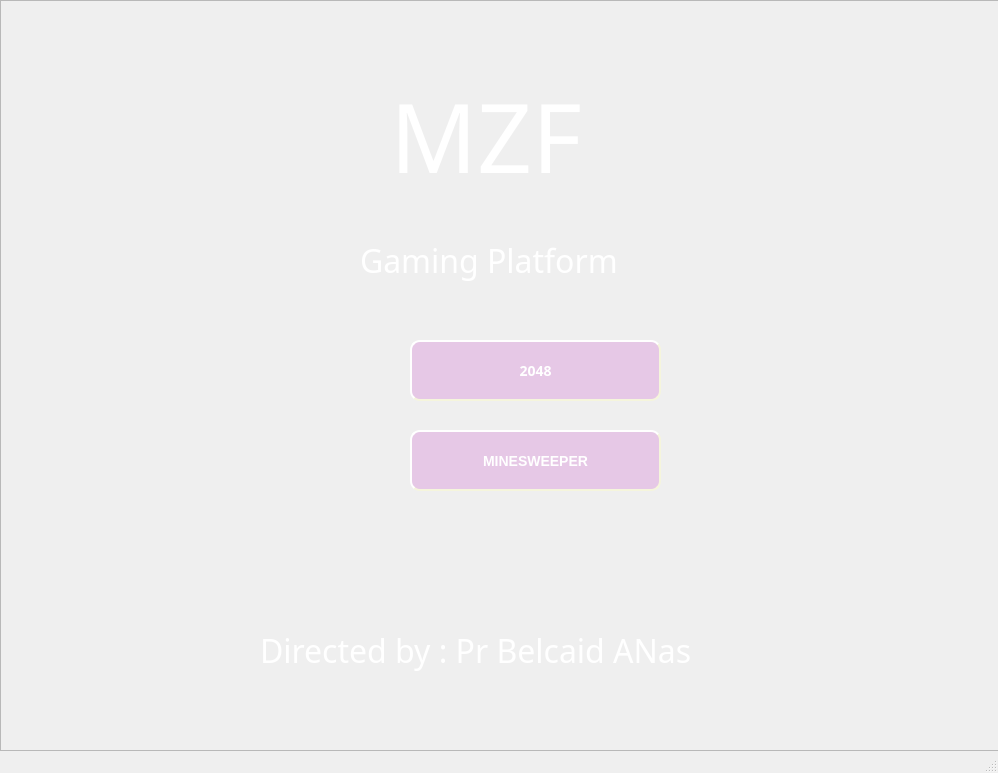
<?xml version="1.0" encoding="UTF-8"?>
<ui version="4.0">
 <class>MainWindow</class>
 <widget class="QMainWindow" name="MainWindow">
  <property name="geometry">
   <rect>
    <x>0</x>
    <y>0</y>
    <width>998</width>
    <height>773</height>
   </rect>
  </property>
  <property name="windowTitle">
   <string>MainWindow</string>
  </property>
  <widget class="QWidget" name="centralwidget">
   <widget class="QFrame" name="frame">
    <property name="geometry">
     <rect>
      <x>0</x>
      <y>0</y>
      <width>1001</width>
      <height>751</height>
     </rect>
    </property>
    <property name="styleSheet">
     <string notr="true">#frame {
background-image: url(&quot;:/a.jpg&quot;);
}</string>
    </property>
    <property name="frameShape">
     <enum>QFrame::StyledPanel</enum>
    </property>
    <property name="frameShadow">
     <enum>QFrame::Raised</enum>
    </property>
    <widget class="QPushButton" name="pushButton">
     <property name="geometry">
      <rect>
       <x>410</x>
       <y>340</y>
       <width>251</width>
       <height>61</height>
      </rect>
     </property>
     <property name="minimumSize">
      <size>
       <width>236</width>
       <height>1</height>
      </size>
     </property>
     <property name="font">
      <font>
       <family>MV Boli</family>
       <pointsize>10</pointsize>
       <weight>50</weight>
       <italic>false</italic>
       <bold>false</bold>
      </font>
     </property>
     <property name="styleSheet">
      <string notr="true">.QPushButton



{
 background-color: rgba(221,160,221, 0.5);
 	color:white;
    border-style: outset;
    border-width: 2px;
    border-radius: 10px;
    border-color: beige;
    font: bold 14px;
    min-width: 10em;
    padding: 6px;
	font: 10pt &quot;MV Boli&quot;;
}
.QPushButton:hover

{
 background-color: white;
    color:black;
    border-style: outset;
    border-width: 2px;
    border-radius: 10px;
    border-color: beige;
    font: bold 14px;
    min-width: 10em;
    padding: 6px;
	font: 10pt &quot;MV Boli&quot;;
}

</string>
     </property>
     <property name="text">
      <string>2048</string>
     </property>
    </widget>
    <widget class="QPushButton" name="pushButton_2">
     <property name="geometry">
      <rect>
       <x>410</x>
       <y>430</y>
       <width>251</width>
       <height>61</height>
      </rect>
     </property>
     <property name="styleSheet">
      <string notr="true">.QPushButton
{
background-color: rgba(221,160,221, 0.5);
  	color:white;
    border-style: outset;
    border-width: 2px;
    border-radius: 10px;
    border-color: beige;
    font: bold 14px;
    min-width: 10em;
    padding: 6px;
font: 10pt &quot;MV Boli&quot;;
}
.QPushButton:hover

{
 background-color: white;
    color:black;
    border-style: outset;
    border-width: 2px;
    border-radius: 10px;
    border-color: beige;
    font: bold 14px;
    min-width: 10em;
    padding: 6px;
	font: 10pt &quot;MV Boli&quot;;
}</string>
     </property>
     <property name="text">
      <string>MINESWEEPER</string>
     </property>
    </widget>
    <widget class="QLabel" name="label">
     <property name="geometry">
      <rect>
       <x>390</x>
       <y>70</y>
       <width>291</width>
       <height>131</height>
      </rect>
     </property>
     <property name="font">
      <font>
       <family>Viner Hand ITC</family>
       <pointsize>72</pointsize>
      </font>
     </property>
     <property name="styleSheet">
      <string notr="true">#QLabel {
color : white;
}</string>
     </property>
     <property name="text">
      <string>&lt;html&gt;&lt;head/&gt;&lt;body&gt;&lt;p&gt;&lt;span style=&quot; color:#ffffff;&quot;&gt;MZF &lt;/span&gt;&lt;/p&gt;&lt;/body&gt;&lt;/html&gt;</string>
     </property>
    </widget>
    <widget class="QLabel" name="label_2">
     <property name="geometry">
      <rect>
       <x>260</x>
       <y>590</y>
       <width>571</width>
       <height>121</height>
      </rect>
     </property>
     <property name="font">
      <font>
       <family>Viner Hand ITC</family>
       <pointsize>72</pointsize>
      </font>
     </property>
     <property name="styleSheet">
      <string notr="true">#QLabel {
color : white;
}</string>
     </property>
     <property name="text">
      <string>&lt;html&gt;&lt;head/&gt;&lt;body&gt;&lt;p&gt;&lt;span style=&quot; font-size:24pt; color:#ffffff;&quot;&gt;Directed by : Pr Belcaid ANas&lt;/span&gt;&lt;/p&gt;&lt;/body&gt;&lt;/html&gt;</string>
     </property>
    </widget>
    <widget class="QLabel" name="label_3">
     <property name="geometry">
      <rect>
       <x>360</x>
       <y>200</y>
       <width>371</width>
       <height>121</height>
      </rect>
     </property>
     <property name="font">
      <font>
       <family>Viner Hand ITC</family>
       <pointsize>72</pointsize>
      </font>
     </property>
     <property name="styleSheet">
      <string notr="true">#QLabel {
color : white;
}</string>
     </property>
     <property name="text">
      <string>&lt;html&gt;&lt;head/&gt;&lt;body&gt;&lt;p&gt;&lt;span style=&quot; font-size:24pt; color:#ffffff;&quot;&gt;Gaming Platform&lt;/span&gt;&lt;/p&gt;&lt;/body&gt;&lt;/html&gt;</string>
     </property>
    </widget>
   </widget>
  </widget>
  <widget class="QMenuBar" name="menubar">
   <property name="geometry">
    <rect>
     <x>0</x>
     <y>0</y>
     <width>998</width>
     <height>25</height>
    </rect>
   </property>
  </widget>
  <widget class="QStatusBar" name="statusbar"/>
 </widget>
 <resources/>
 <connections/>
</ui>
